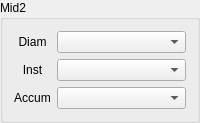
         <widget class="QGroupBox" name="gBox_mid2">
          <property name="title">
           <string>Mid2</string>
          </property>
          <layout class="QGridLayout" name="gridLayout_2">
           <item row="0" column="0">
            <widget class="QLabel" name="label_11">
             <property name="text">
              <string>&lt;html&gt;&lt;head/&gt;&lt;body&gt;&lt;p align=&quot;center&quot;&gt;Diam&lt;/p&gt;&lt;/body&gt;&lt;/html&gt;</string>
             </property>
            </widget>
           </item>
           <item row="0" column="1">
            <widget class="QComboBox" name="comboBox_diam_1">
             <item>
              <property name="text">
               <string/>
              </property>
             </item>
             <item>
              <property name="text">
               <string>DN3</string>
              </property>
             </item>
             <item>
              <property name="text">
               <string>DN10</string>
              </property>
             </item>
             <item>
              <property name="text">
               <string>DN25</string>
              </property>
             </item>
             <item>
              <property name="text">
               <string>DN50</string>
              </property>
             </item>
            </widget>
           </item>
           <item row="1" column="0">
            <widget class="QLabel" name="label_12">
             <property name="text">
              <string>&lt;html&gt;&lt;head/&gt;&lt;body&gt;&lt;p align=&quot;center&quot;&gt;Inst&lt;/p&gt;&lt;/body&gt;&lt;/html&gt;</string>
             </property>
            </widget>
           </item>
           <item row="1" column="1">
            <widget class="QComboBox" name="cBox_instroute_1">
             <property name="sizePolicy">
              <sizepolicy hsizetype="Expanding" vsizetype="Fixed">
               <horstretch>0</horstretch>
               <verstretch>0</verstretch>
              </sizepolicy>
             </property>
             <property name="font">
              <font>
               <weight>50</weight>
               <italic>false</italic>
               <bold>false</bold>
               <kerning>false</kerning>
              </font>
             </property>
             <property name="acceptDrops">
              <bool>false</bool>
             </property>
             <property name="layoutDirection">
              <enum>Qt::LeftToRight</enum>
             </property>
             <property name="autoFillBackground">
              <bool>false</bool>
             </property>
             <property name="frame">
              <bool>true</bool>
             </property>
             <item>
              <property name="text">
               <string/>
              </property>
              <property name="icon">
               <iconset>
                <normaloff>C:/Users/Administrator/none.ico</normaloff>C:/Users/Administrator/none.ico</iconset>
              </property>
             </item>
             <item>
              <property name="text">
               <string>       0</string>
              </property>
             </item>
             <item>
              <property name="text">
               <string>       1</string>
              </property>
             </item>
             <item>
              <property name="text">
               <string>       2</string>
              </property>
             </item>
             <item>
              <property name="text">
               <string>       3</string>
              </property>
             </item>
             <item>
              <property name="text">
               <string>       4</string>
              </property>
             </item>
             <item>
              <property name="text">
               <string>       5</string>
              </property>
             </item>
             <item>
              <property name="text">
               <string>       6</string>
              </property>
             </item>
             <item>
              <property name="text">
               <string>       7</string>
              </property>
             </item>
             <item>
              <property name="text">
               <string>       8</string>
              </property>
             </item>
             <item>
              <property name="text">
               <string>       9</string>
              </property>
             </item>
             <item>
              <property name="text">
               <string>       10</string>
              </property>
             </item>
             <item>
              <property name="text">
               <string>       11</string>
              </property>
             </item>
            </widget>
           </item>
           <item row="2" column="0">
            <widget class="QLabel" name="label_13">
             <property name="text">
              <string>&lt;html&gt;&lt;head/&gt;&lt;body&gt;&lt;p align=&quot;center&quot;&gt;Accum&lt;/p&gt;&lt;/body&gt;&lt;/html&gt;</string>
             </property>
            </widget>
           </item>
           <item row="2" column="1">
            <widget class="QComboBox" name="cBox_accumroute_1">
             <property name="sizePolicy">
              <sizepolicy hsizetype="Expanding" vsizetype="Fixed">
               <horstretch>0</horstretch>
               <verstretch>0</verstretch>
              </sizepolicy>
             </property>
             <property name="font">
              <font>
               <weight>50</weight>
               <italic>false</italic>
               <bold>false</bold>
               <kerning>false</kerning>
              </font>
             </property>
             <property name="acceptDrops">
              <bool>false</bool>
             </property>
             <property name="layoutDirection">
              <enum>Qt::LeftToRight</enum>
             </property>
             <property name="autoFillBackground">
              <bool>false</bool>
             </property>
             <property name="frame">
              <bool>true</bool>
             </property>
             <item>
              <property name="text">
               <string/>
              </property>
              <property name="icon">
               <iconset>
                <normaloff>C:/Users/Administrator/none.ico</normaloff>C:/Users/Administrator/none.ico</iconset>
              </property>
             </item>
             <item>
              <property name="text">
               <string>       0</string>
              </property>
             </item>
             <item>
              <property name="text">
               <string>       1</string>
              </property>
             </item>
             <item>
              <property name="text">
               <string>       2</string>
              </property>
             </item>
             <item>
              <property name="text">
               <string>       3</string>
              </property>
             </item>
             <item>
              <property name="text">
               <string>       4</string>
              </property>
             </item>
             <item>
              <property name="text">
               <string>       5</string>
              </property>
             </item>
             <item>
              <property name="text">
               <string>       6</string>
              </property>
             </item>
             <item>
              <property name="text">
               <string>       7</string>
              </property>
             </item>
             <item>
              <property name="text">
               <string>       8</string>
              </property>
             </item>
             <item>
              <property name="text">
               <string>       9</string>
              </property>
             </item>
             <item>
              <property name="text">
               <string>       10</string>
              </property>
             </item>
             <item>
              <property name="text">
               <string>       11</string>
              </property>
             </item>
             <item>
              <property name="text">
               <string>       12</string>
              </property>
             </item>
             <item>
              <property name="text">
               <string>       13</string>
              </property>
             </item>
             <item>
              <property name="text">
               <string>       14</string>
              </property>
             </item>
             <item>
              <property name="text">
               <string>       15</string>
              </property>
             </item>
            </widget>
           </item>
          </layout>
         </widget>
